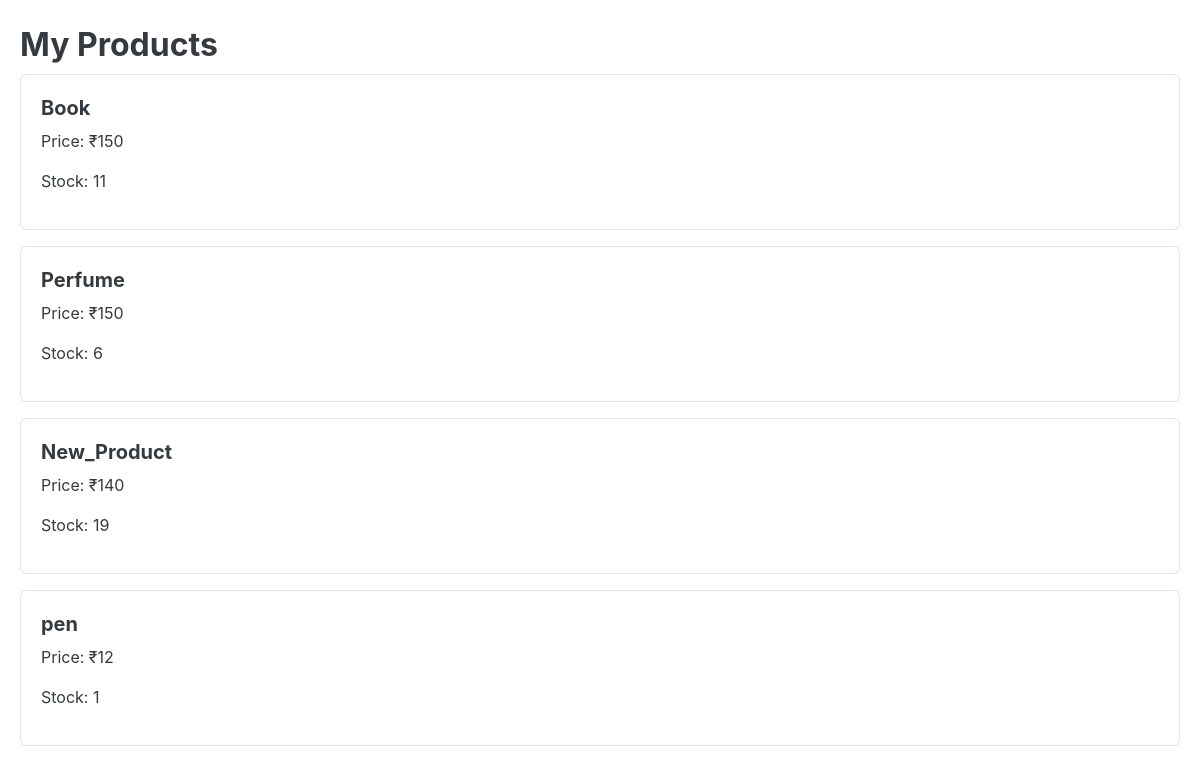
/orders/my-products/ (signed in), run on an earlier commit of the app's database.
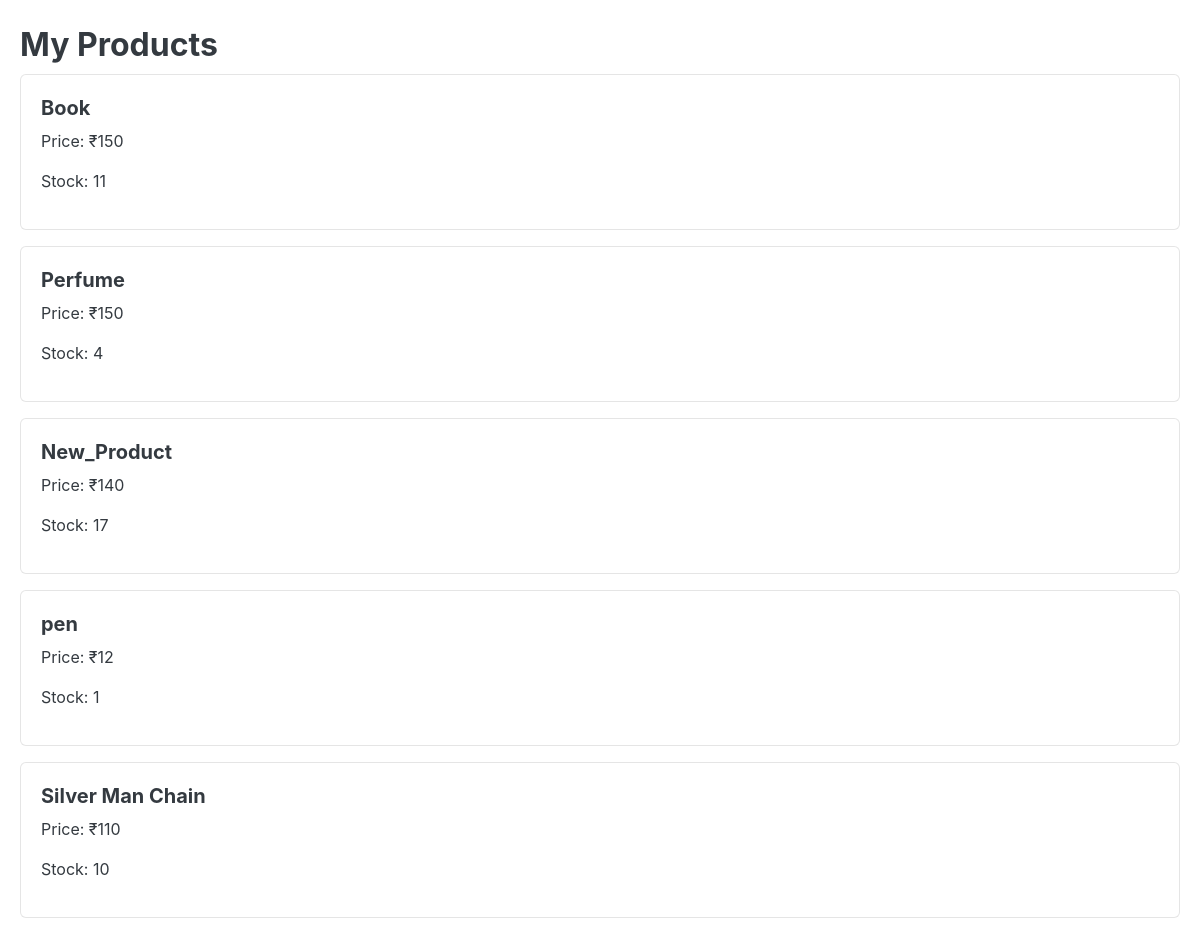
And on a later commit of the database.
### store/models.py (models this page shows, shortened)
class Product(models.Model):
    distributor = models.ForeignKey(
        "orders.Distributor",   # ✅ correct app
        on_delete=models.CASCADE,
        null=True,
        blank=True,
        related_name="products"
    )
    product_name = models.CharField(max_length=200)
    slug = models.SlugField(max_length=200, unique=True)
    description = models.TextField(blank=True)
    price = models.IntegerField()
    image = models.ImageField(upload_to='photos/products')
    stock = models.IntegerField()
    is_available = models.BooleanField(default=True)
    category = models.ForeignKey(Category, on_delete=models.CASCADE)
    created_date = models.DateTimeField(auto_now_add=True)
    modified_date = models.DateTimeField(auto_now=True)

### orders/views.py (the view)
# urls.py: path('my-products/', views.distributor_products, name='distributor_products'),
@login_required
def distributor_products(request):
    distributor = request.user.distributor_profile
    products = StoreProduct.objects.filter(distributor=distributor)
    return render(request, "distributor/products.html", {"products": products})

### category/context_processors.py (called while the page is built)
def menu_categories(request):
    return {
        'menu_categories': Category.objects.all()
    }

### store/context_processors.py (called while the page is built)
def cart_count(request):
    count = 0
    if request.user.is_authenticated:
        count = CartItem.objects.filter(cart__user=request.user).count()
    return {
        'cart_count': count
    }

### templates/distributor/products.html
{% extends "auth_base.html" %}
{% block content %}
<div class="container mt-4">
<h2>My Products</h2>
{% for product in products %}
<div class="card mb-3">
    <div class="card-body">
        <h5>{{ product.product_name }}</h5>
        <p>Price: ₹{{ product.price }}</p>
        <p>Stock: {{ product.stock }}</p>
    </div>
</div>
{% endfor %}
</div>
{% endblock %}

What changed in the data, as far as the page shows it:
changed Product "Perfume": stock "6" → "4"
changed Product "New_Product": stock "19" → "17"
added Product: product_name "Silver Man Chain", price "110", stock "10"
